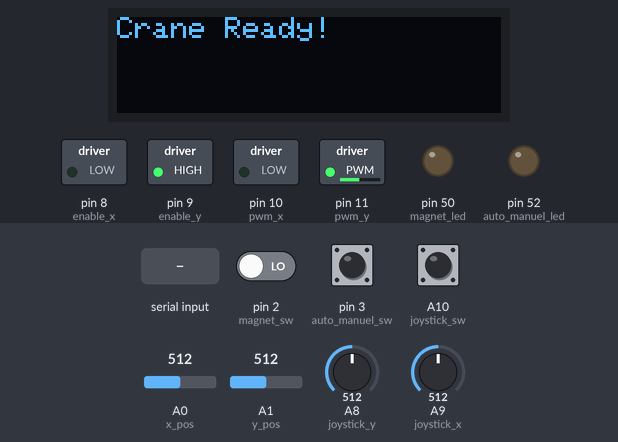
This program was run on a simulated Arduino Mega 2560, built with avr-gcc and run on an emulated ATmega2560. Parts: 128×32 one-colour display, switched loads named in the program (green lamp = pin HIGH), output pins drawn as LEDs (lit = HIGH). The inputs (shaded band) are chosen by the test bench; at power-on: pin 3 (auto_manuel_sw) LOW, pin 2 (magnet_sw) LOW, A0 (x_pos) = 512, A1 (y_pos) = 512, A8 (joystick_y) = 512, A9 (joystick_x) = 512, A10 (joystick_sw) LOW. What the program prints to the serial monitor is not drawn.

Above: at 5.2 s.
5.3 s: pin 3 (auto_manuel_sw) pulled HIGH for 0.15 s
At 6.6 s:
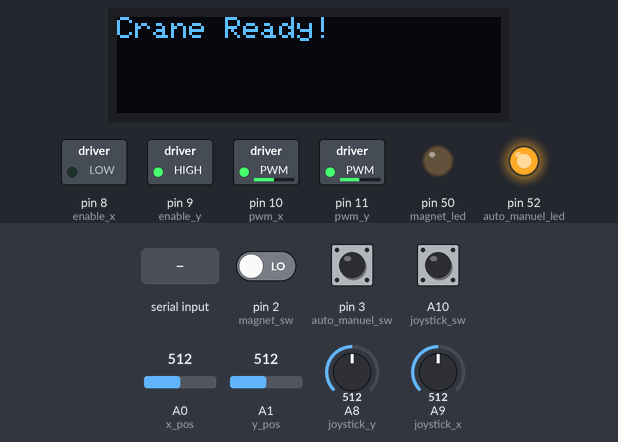
6.9 s: "90,45\n" received over Serial
At 7.4 s:
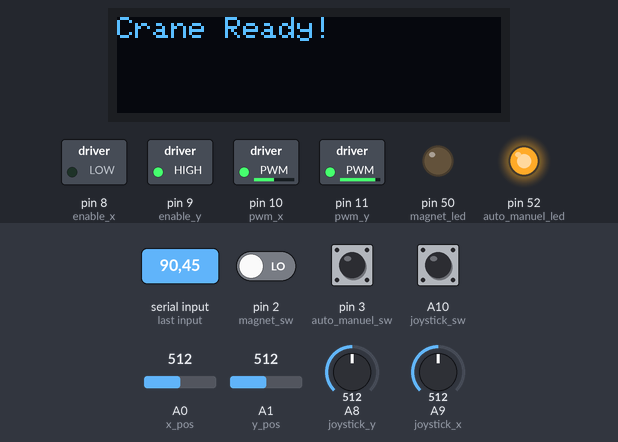
8.4 s: pin 3 (auto_manuel_sw) pulled HIGH for 3.2 s
At 9.7 s:
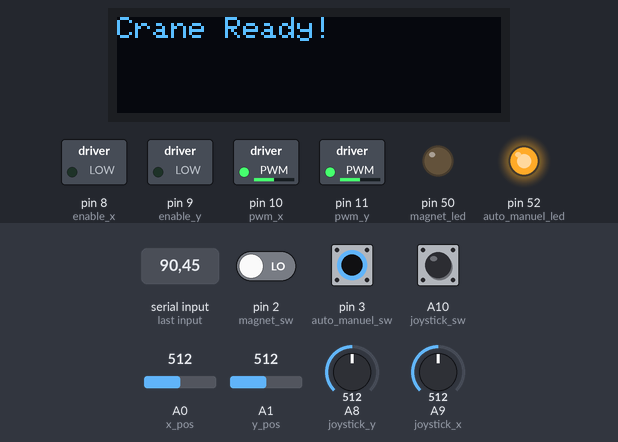
13.1 s: pin 2 (magnet_sw) driven HIGH and pin 3 (auto_manuel_sw) driven HIGH
At 14.3 s:
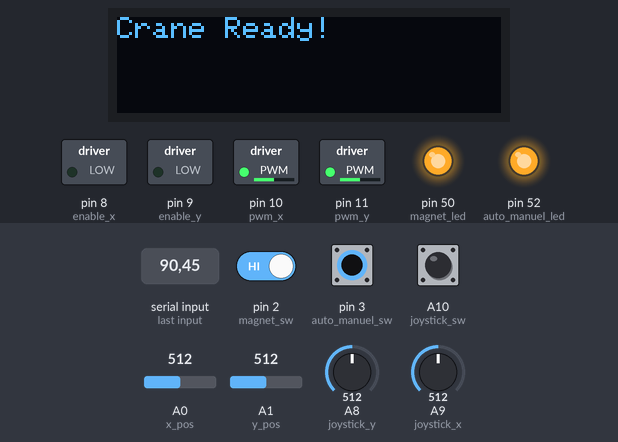
14.6 s: pin 3 (auto_manuel_sw) driven LOW
At 15.7 s:
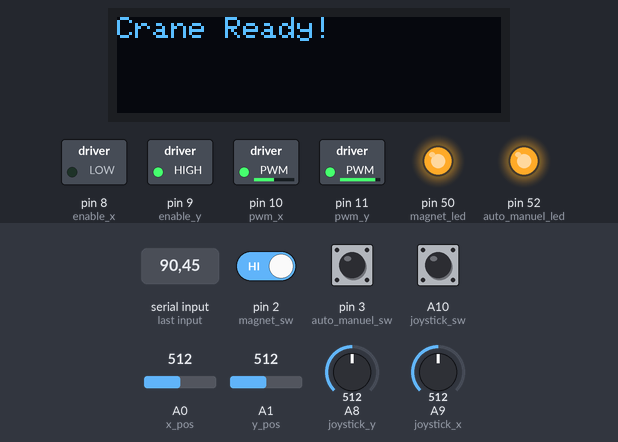
16.1 s: pin 3 (auto_manuel_sw) driven HIGH
At 16.8 s:
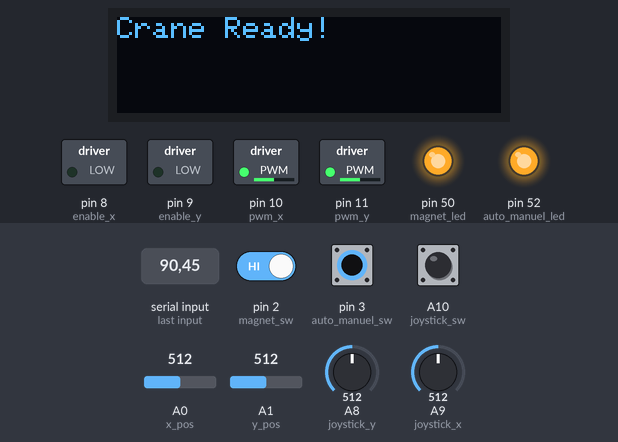
Timing chart, 0 to 18.6 s (numbered marks = the images above; inputs shaded):
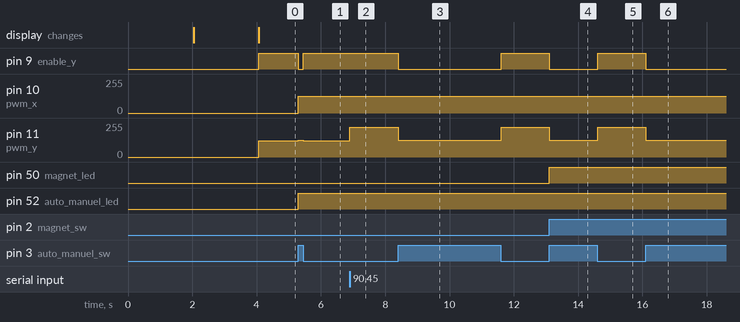

Measured:
- after the input at 5.3 s, pin 9 (enable_y): HIGH → LOW at once, → HIGH 0.15 s later; pin 10 (pwm_x): 0/255 → 127/255 at once; pin 11 (pwm_y): 123/255 → 127/255 at once, → 123/255 0.15 s later; pin 52 (auto_manuel_led): LOW → HIGH at once
- after the input at 6.9 s, pin 11 (pwm_y): 123/255 → 225/255 at once
- after the input at 8.4 s, pin 9 (enable_y): HIGH → LOW at once, → HIGH 3.2 s later; pin 11 (pwm_y): 225/255 → 127/255 at once, → 225/255 3.2 s later
- after the input at 13.1 s, pin 9 (enable_y): HIGH → LOW at once; pin 11 (pwm_y): 225/255 → 127/255 at once; pin 50 (magnet_led): LOW → HIGH at once
- after the input at 14.6 s, pin 9 (enable_y): LOW → HIGH at once; pin 11 (pwm_y): 127/255 → 225/255 at once
- after the input at 16.1 s, pin 9 (enable_y): HIGH → LOW at once; pin 11 (pwm_y): 225/255 → 127/255 at once

The program:

main.cpp
```cpp
// Include libraries
#include <Arduino.h>
#include <Functions.h>
#include <Wire.h>
#include <Adafruit_GFX.h>
#include <Adafruit_SSD1306.h>
#include <Adafruit_I2CDevice.h>
#include "sigProc.h"

// Definitions for screen
#define SCREEN_WIDTH 128
#define SCREEN_HEIGHT 32
#define OLED_RESET     -1
#define SCREEN_ADDRESS 0x3C
Adafruit_SSD1306 display(SCREEN_WIDTH, SCREEN_HEIGHT, &Wire, OLED_RESET);

// Define input pins
#define joystick_x A9
#define joystick_y A8
#define joystick_sw A10
#define magnet_sw 2
#define auto_manuel_sw 3
#define x_pos A0
#define y_pos A1
#define magnet_led 50
#define auto_manuel_led 52

// Define output pins
#define enable_x 8
#define enable_y 9
#define pwm_x 10
#define pwm_y 11

// Global input variables
float joystickX = 0;
float joystickY = 0;
bool joystickSw = 0;
bool magnetSw = 0;
bool autoManuelSw = 0;
float xPos = 0;
float yPos = 0;
float angle = 0;

// Global output variables
int pwmX = 127;
int pwmY = 127;

// Time variables
uint32_t prevTime;
uint16_t delta;
uint32_t screenTimer;

// Container pos
float xContainer = 0;
float yContainer = 0;

void setup() {

  // Set input pinMode
  pinMode(joystick_x,INPUT);
  pinMode(joystick_y,INPUT);
  pinMode(joystick_sw,INPUT);
  pinMode(magnet_sw,INPUT);
  pinMode(auto_manuel_sw,INPUT);
  pinMode(x_pos,INPUT);
  pinMode(y_pos,INPUT);

  // Set output pinMode
  pinMode(enable_x,OUTPUT);
  pinMode(enable_y,OUTPUT);
  pinMode(pwm_x,OUTPUT);
  pinMode(pwm_y,OUTPUT);
  pinMode(auto_manuel_led,OUTPUT);
  pinMode(magnet_led,OUTPUT);

  // Initialize serial
  Serial3.begin(9600);
  Serial.begin(115200);

  // Initialize screen
  delay(2000);
  if(!display.begin(SSD1306_SWITCHCAPVCC, SCREEN_ADDRESS)) {
    Serial.println(F("SSD1306 allocation failed"));
    for(;;); // Don't proceed, loop forever
  }
  display.clearDisplay();
  display.setTextSize(1);
  display.setTextColor(SSD1306_WHITE);
  display.setCursor(0,0);
  display.println(F("Wait crane starting.."));
  display.setCursor(0,20);
  display.println(F("EIT6 CE6 630"));
  display.display();
  delay(2000);

  // Printing starting on serial 0
  Serial.println("Starting...");

  display.clearDisplay();
  display.setTextSize(1);
  display.setTextColor(SSD1306_WHITE);
  display.setCursor(0,0);
  display.println(F("Crane Ready!"));
  display.display();
}

// Reads all inputs to the system
void input() {
  joystickX = analogRead(joystick_x);
  joystickY = analogRead(joystick_y);
  joystickSw = digitalRead(joystick_sw);
  magnetSw = digitalRead(magnet_sw);
  autoManuelSw = digitalRead(auto_manuel_sw);
  xPos = 0.0048*analogRead(x_pos)-0.6765;
  yPos = 0.0015*analogRead(y_pos)-0.0025;

  // Reads angle data from head
  if (Serial3.available() > 0) {
    String angleData;
    angleData = Serial3.readStringUntil(*"\n");
    angle = angleData.toFloat();
  }

  // Calculate container pos
  xContainer = xPos+(sin((-angle*PI)/180))*yPos;
  yContainer = yPos+(cos((-angle*PI)/180))*yPos;

}

//Manuel control
void manuel() {
  // Turns on LED when in manuel control
  digitalWrite(auto_manuel_led,HIGH);

  // Determines the pwm value from joystick position with software endstop (endstop(pwm, min, max, pos))
  pwmX = endstop(joystickOutputFormat(joystickX), 0.0, 4, xPos);
  pwmY = endstop(255 - joystickOutputFormat(joystickY), 0.0, 1.62, yPos);

  // Sends pwm signals to motor driver x
  if (joystickDeadZone(joystickX) == 1) {
    analogWrite(pwm_x,pwmX);
    digitalWrite(enable_x, HIGH);
  }
  else {
    analogWrite(pwm_x,127);
    digitalWrite(enable_x, LOW);
  }

  // Sends pwm signals to motor driver y
  if (joystickDeadZone(joystickY) == 1) {
    analogWrite(pwm_y,pwmY);
    digitalWrite(enable_y, HIGH);
  }
  else {
    analogWrite(pwm_y,127);
    digitalWrite(enable_y, LOW);
  }

  // Turns on LED and magnet when magnet switch is active
  if (magnetSw == 1)
  {
    digitalWrite(magnet_led,HIGH);
    Serial3.println("M1");
  }
  else{
    digitalWrite(magnet_led,LOW);
    Serial3.println("M0");
  }
}
float sData = 0;
void automatic() {
  if (Serial.available() > 0) {
    sData = Serial.readStringUntil(*"\n").toFloat();

    if (sData<-10){
      sData = -10;
    }
    if (sData>10){
      sData = 10;
    }

  }
  //Serial.println("sData: "+String(sData)+"PWM_value: "+String(pwmLinY(currentToPwm(sData, 20, 0))));
  Serial.println(String(micros()) +","+ String(yPos));

  digitalWrite(enable_y,HIGH);
  analogWrite(pwm_y,pwmLinY(currentToPwm(sData, 20, 0)));
}

low_pass oled_freq_lp = low_pass(0.2);
// Display system information on OLED
void screen() {
  if (1e6/(micros()-screenTimer) < 30){
    screenTimer = micros();

    display.clearDisplay();

    display.setTextSize(1);
    display.setTextColor(SSD1306_WHITE);
    display.setCursor(0,0);
    display.println(("X "+String(xPos)));
    display.setCursor(70,0);
    display.println(("Y "+String(yPos)));
    display.setCursor(0,10);
    display.println(("A "+String(angle)));
    display.setCursor(70,10);
    display.println(("Hz "+String(1e6/float(oled_freq_lp.update(delta)))));
    display.setCursor(0,20);
    display.println(("Xc "+String(xContainer)));
    display.setCursor(70,20);
    display.println(("Yc "+String(yContainer)));

    display.display();
  }
}


void loop() {

  // Calculate loop time
  uint32_t xmicros = micros();
  delta = xmicros - prevTime;
  prevTime = xmicros;

  // Reads inputs
  input();

  // Determines manuel or automatic operation
  if(autoManuelSw == 1) {
    manuel();
  } else {
    automatic();
  }

  // Update screen contents
  //screen();
}
```

Functions.cpp
```cpp
#include <Arduino.h>

bool joystickDeadZone(float dataJoystick){
    bool toReturn;
    float buffer = 5;

    if(511.5+buffer > dataJoystick  && dataJoystick > 511.5-buffer){
        toReturn = 0;
    }
    else{
        toReturn = 1;
    }
    return toReturn;
}

int joystickOutputFormat(float dataJoystick){
    int toReturn = int(0.19844*dataJoystick+26);
    return toReturn;
}

// Software endstops (works on the pwm value)
int endstop(int pwm, float min, float max, float pos){
    int pwmEndstop = 127;
    bool dir = 0;
    pwmEndstop = pwm;

    // Check direction (used so it can move in the other direction)
    if (pwm < 127) {
        dir = 0;
    }
    else {
        dir = 1;
    }

    // Chek if endstop is hit
    if (pos > max && dir == 1) {
    pwmEndstop = 127;
    }
    if (pos < min && dir == 0) {
    pwmEndstop = 127;
    }

    return pwmEndstop;
}

uint8_t currentToPwm(float current,float fric_dead, float cust_dead) {

    // Linear current -> pwm conversion
    float pwm = 10.2*current+127.5;

    // Add and compensate for deadzone (friction)
    if (abs(current) < cust_dead){
        pwm = 127.5;
    } else if (current < 0) {
        pwm = pwm - fric_dead;
    } else if (current > 0) {
        pwm = pwm + fric_dead;
    }

    // Output limiter to 10% and 90%
    if ((uint8_t)pwm > 255*0.9) return (uint8_t)255*0.9;
    else if ((uint8_t)pwm < 255*0.1) return (uint8_t)255*0.1;
    else return (uint8_t)pwm;

}

int pwmLinY(float pwm) {
    float tempPWM = pwm - 3.384;

    if(tempPWM<255*0.1){
        tempPWM = 255*0.1;
    }

    if(tempPWM>255*0.9){
        tempPWM = 255*0.9;
    }

    return(tempPWM);
}
```

Functions.h
```cpp
#ifndef manuelFunctions_h
#define manuelFunctions_h

#include <Arduino.h>

bool joystickDeadZone(float dataJoystick);
int joystickOutputFormat(float dataJoystick);
int endstop(int pwm, float min, float max, float pos);
uint8_t currentToPwm(float current, float fric_dead, float cust_dead);
int pwmLinY(float pwm);

#endif
```
